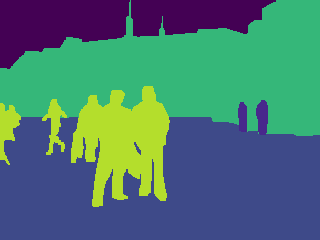
#> input picture archive/labels_colored/0000047.png, 320 x 240 px
$ python process_data.py
#> lines starting #> are read from the running program, lines starting #| are printed output that depends on the picture; after the words box and inside, x2 and y2 are one past the last pixel; in counts of white or black regions, pixels touching at a corner belong together
'''
 # @ Author: Ben.X
 # @ E-Mail: benx555@qq.com
 # @ Create Time: 2023-03-25 13:18:33
 # @ Description: 原始数据处理
 '''

import os
import pandas as pd
import cv2
import numpy as np
import pprint
from PIL import Image
import pathlib
import random

def colorMask_2_grayMask(color_mask_path, sv_gray_path,all_colors):
    color_to_num_dic = {all_colors[k][0]:all_colors[k][-1] for k in all_colors.keys()}
    color = cv2.imread(color_mask_path)
    color = cv2.cvtColor(color, cv2.COLOR_BGR2RGB)
    zeros = np.zeros(shape=(color.shape[0],color.shape[1]),dtype=np.uint8)

    for rgb in color_to_num_dic.keys():
        mask = np.all(color==np.array(rgb).reshape(1, 1, 3), axis=2)
        zeros[mask] = color_to_num_dic[rgb]

    cv2.imwrite(sv_gray_path, zeros)

def get_all_colors(csv_path='archive/labels_class_dict.csv'):
    df = pd.read_csv(csv_path)
    class_num_dic = {}
    for i in range(df.shape[0]):
        name = df.loc[i,'class_names']
        r = df.loc[i, 'r']
        g = df.loc[i, 'g']
        b = df.loc[i, 'b']
        class_num_dic[name] = [(r,g,b),i]
    pprint.pprint(class_num_dic,sort_dicts=False)
    '''
    {'sky': [(68, 1, 84), 0],
    'tree': [(72, 40, 140), 1],
    'road': [(62, 74, 137), 2],
    'grass': [(38, 130, 142), 3],
    'water': [(31, 158, 137), 4],
    'building': [(53, 183, 121), 5],
    'mountain': [(109, 205, 89), 6],
    'foreground': [(180, 222, 44), 7],
    'unknown': [(49, 104, 142), 8]}
    '''
    return class_num_dic


# cls_color_dic = {'sky': [(68, 1, 84), 0],
#     'tree': [(72, 40, 140), 1],
#     'road': [(62, 74, 137), 2],
#     'grass': [(38, 130, 142), 3],
#     'water': [(31, 158, 137), 4],
#     'building': [(53, 183, 121), 5],
#     'mountain': [(109, 205, 89), 6],
#     'foreground': [(180, 222, 44), 7],
#     'unknown': [(49, 104, 142), 8]}


cls_color_dic=get_all_colors()
#> (reads archive/labels_class_dict.csv from the repository)
# [51 lines left out: functions gray2color, gray_2_color, demoTest, not called in this run]

def cvt_gray_all(color_mask_dir,sv_gray_mask_dir):
    color_mask_dir = pathlib.Path(color_mask_dir)
    all_colors = get_all_colors()
    for colorMask in color_mask_dir.iterdir():
        sv_gray_mask_path = os.path.join(sv_gray_mask_dir,colorMask.name)
        colorMask_2_grayMask(color_mask_path=str(colorMask),
                    sv_gray_path=sv_gray_mask_path,
                    all_colors=all_colors)
#> in colorMask_2_grayMask, color is the input picture: shape (240, 320, 3); mean B, G, R 114, 118.4, 73.2
#> the loop in colorMask_2_grayMask, `for rgb in color_to_num_dic.keys():` made 9 passes
#> pass 1, in colorMask_2_grayMask, `mask = np.all(color==np.array(rgb).reshape(1, 1, 3), axis=2)`:
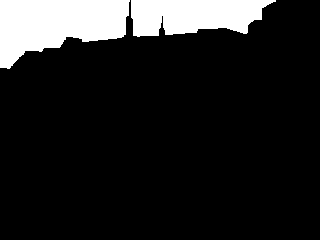
#> mask: shape (240, 320) bool; 13.1% white; 2 white regions, box (x1, y1, x2, y2) and area: (0, 0, 130, 69) 5984, (131, 0, 276, 37) 4105
#> pass 2, in colorMask_2_grayMask, `mask = np.all(color==np.array(rgb).reshape(1, 1, 3), axis=2)`:
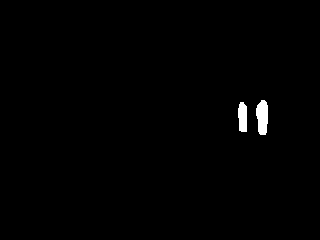
#> mask: shape (240, 320) bool; 0.75% white; 2 white regions, box (x1, y1, x2, y2) and area: (256, 100, 268, 135) 338, (238, 102, 247, 132) 237
#> pass 3, in colorMask_2_grayMask, `mask = np.all(color==np.array(rgb).reshape(1, 1, 3), axis=2)`:
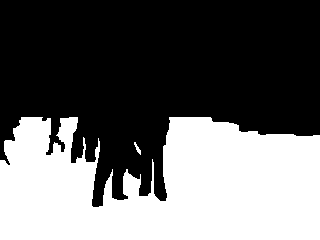
#> mask: shape (240, 320) bool; 40.4% white; 2 white regions, box (x1, y1, x2, y2) and area: (0, 117, 320, 240) 31005, (134, 142, 141, 155) 36
#> after the loop in colorMask_2_grayMask, `for rgb in color_to_num_dic.keys():`:
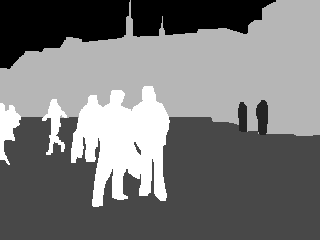
#> zeros: shape (240, 320); min 0, max 7, mean 3.33; drawn with min black and max white


def split_train_test(mask_dir,rgb_dir,color_mask_dir):
#> (the run stopped early here; a loop or call above may not have finished)
